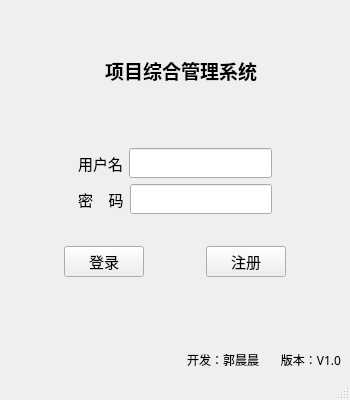
<?xml version="1.0" encoding="UTF-8"?>
<ui version="4.0">
 <class>NewLogin</class>
 <widget class="QMainWindow" name="NewLogin">
  <property name="geometry">
   <rect>
    <x>0</x>
    <y>0</y>
    <width>350</width>
    <height>400</height>
   </rect>
  </property>
  <property name="minimumSize">
   <size>
    <width>350</width>
    <height>400</height>
   </size>
  </property>
  <property name="maximumSize">
   <size>
    <width>350</width>
    <height>400</height>
   </size>
  </property>
  <property name="font">
   <font>
    <family>微软雅黑</family>
   </font>
  </property>
  <property name="windowTitle">
   <string>MainWindow</string>
  </property>
  <widget class="QWidget" name="centralwidget">
   <layout class="QGridLayout" name="gridLayout">
    <item row="0" column="0">
     <layout class="QVBoxLayout" name="verticalLayout_2">
      <item>
       <spacer name="verticalSpacer_4">
        <property name="orientation">
         <enum>Qt::Vertical</enum>
        </property>
        <property name="sizeHint" stdset="0">
         <size>
          <width>17</width>
          <height>38</height>
         </size>
        </property>
       </spacer>
      </item>
      <item>
       <layout class="QHBoxLayout" name="horizontalLayout_6">
        <item>
         <spacer name="horizontalSpacer_6">
          <property name="orientation">
           <enum>Qt::Horizontal</enum>
          </property>
          <property name="sizeType">
           <enum>QSizePolicy::Fixed</enum>
          </property>
          <property name="sizeHint" stdset="0">
           <size>
            <width>40</width>
            <height>20</height>
           </size>
          </property>
         </spacer>
        </item>
        <item>
         <layout class="QHBoxLayout" name="horizontalLayout_4">
          <item>
           <widget class="QLabel" name="label_5">
            <property name="minimumSize">
             <size>
              <width>50</width>
              <height>50</height>
             </size>
            </property>
            <property name="maximumSize">
             <size>
              <width>50</width>
              <height>50</height>
             </size>
            </property>
            <property name="font">
             <font>
              <pointsize>14</pointsize>
             </font>
            </property>
            <property name="styleSheet">
             <string notr="true">image: url(:/images/resources/images/pg.png);</string>
            </property>
            <property name="text">
             <string/>
            </property>
            <property name="alignment">
             <set>Qt::AlignCenter</set>
            </property>
           </widget>
          </item>
          <item>
           <widget class="QLabel" name="label_4">
            <property name="font">
             <font>
              <family>微软雅黑</family>
              <pointsize>14</pointsize>
              <weight>75</weight>
              <bold>true</bold>
             </font>
            </property>
            <property name="text">
             <string>项目综合管理系统</string>
            </property>
           </widget>
          </item>
         </layout>
        </item>
        <item>
         <spacer name="horizontalSpacer_7">
          <property name="orientation">
           <enum>Qt::Horizontal</enum>
          </property>
          <property name="sizeType">
           <enum>QSizePolicy::Fixed</enum>
          </property>
          <property name="sizeHint" stdset="0">
           <size>
            <width>40</width>
            <height>20</height>
           </size>
          </property>
         </spacer>
        </item>
       </layout>
      </item>
      <item>
       <spacer name="verticalSpacer_6">
        <property name="orientation">
         <enum>Qt::Vertical</enum>
        </property>
        <property name="sizeHint" stdset="0">
         <size>
          <width>17</width>
          <height>48</height>
         </size>
        </property>
       </spacer>
      </item>
      <item>
       <layout class="QHBoxLayout" name="horizontalLayout_5">
        <item>
         <spacer name="horizontalSpacer_4">
          <property name="orientation">
           <enum>Qt::Horizontal</enum>
          </property>
          <property name="sizeHint" stdset="0">
           <size>
            <width>69</width>
            <height>20</height>
           </size>
          </property>
         </spacer>
        </item>
        <item>
         <layout class="QVBoxLayout" name="verticalLayout">
          <item>
           <layout class="QHBoxLayout" name="horizontalLayout">
            <item>
             <widget class="QLabel" name="label">
              <property name="font">
               <font>
                <family>微软雅黑</family>
                <pointsize>11</pointsize>
               </font>
              </property>
              <property name="text">
               <string>用户名</string>
              </property>
             </widget>
            </item>
            <item>
             <widget class="QLineEdit" name="usernameEdit">
              <property name="font">
               <font>
                <family>微软雅黑</family>
                <pointsize>11</pointsize>
               </font>
              </property>
             </widget>
            </item>
           </layout>
          </item>
          <item>
           <layout class="QHBoxLayout" name="horizontalLayout_2">
            <item>
             <widget class="QLabel" name="label_2">
              <property name="font">
               <font>
                <family>微软雅黑</family>
                <pointsize>11</pointsize>
               </font>
              </property>
              <property name="text">
               <string>密    码</string>
              </property>
             </widget>
            </item>
            <item>
             <widget class="QLineEdit" name="passwordEdit">
              <property name="font">
               <font>
                <family>微软雅黑</family>
                <pointsize>11</pointsize>
               </font>
              </property>
              <property name="inputMask">
               <string/>
              </property>
              <property name="echoMode">
               <enum>QLineEdit::Password</enum>
              </property>
             </widget>
            </item>
           </layout>
          </item>
         </layout>
        </item>
        <item>
         <spacer name="horizontalSpacer_5">
          <property name="orientation">
           <enum>Qt::Horizontal</enum>
          </property>
          <property name="sizeHint" stdset="0">
           <size>
            <width>69</width>
            <height>20</height>
           </size>
          </property>
         </spacer>
        </item>
       </layout>
      </item>
      <item>
       <spacer name="verticalSpacer_5">
        <property name="orientation">
         <enum>Qt::Vertical</enum>
        </property>
        <property name="sizeHint" stdset="0">
         <size>
          <width>17</width>
          <height>28</height>
         </size>
        </property>
       </spacer>
      </item>
      <item>
       <layout class="QHBoxLayout" name="horizontalLayout_3">
        <item>
         <spacer name="horizontalSpacer">
          <property name="orientation">
           <enum>Qt::Horizontal</enum>
          </property>
          <property name="sizeHint" stdset="0">
           <size>
            <width>40</width>
            <height>20</height>
           </size>
          </property>
         </spacer>
        </item>
        <item>
         <widget class="QPushButton" name="loginButton">
          <property name="font">
           <font>
            <family>微软雅黑</family>
            <pointsize>11</pointsize>
           </font>
          </property>
          <property name="text">
           <string>登录</string>
          </property>
         </widget>
        </item>
        <item>
         <spacer name="horizontalSpacer_2">
          <property name="orientation">
           <enum>Qt::Horizontal</enum>
          </property>
          <property name="sizeHint" stdset="0">
           <size>
            <width>40</width>
            <height>20</height>
           </size>
          </property>
         </spacer>
        </item>
        <item>
         <widget class="QPushButton" name="registerButton">
          <property name="font">
           <font>
            <family>微软雅黑</family>
            <pointsize>11</pointsize>
           </font>
          </property>
          <property name="text">
           <string>注册</string>
          </property>
         </widget>
        </item>
        <item>
         <spacer name="horizontalSpacer_3">
          <property name="orientation">
           <enum>Qt::Horizontal</enum>
          </property>
          <property name="sizeHint" stdset="0">
           <size>
            <width>40</width>
            <height>20</height>
           </size>
          </property>
         </spacer>
        </item>
       </layout>
      </item>
      <item>
       <spacer name="verticalSpacer_3">
        <property name="orientation">
         <enum>Qt::Vertical</enum>
        </property>
        <property name="sizeHint" stdset="0">
         <size>
          <width>17</width>
          <height>69</height>
         </size>
        </property>
       </spacer>
      </item>
     </layout>
    </item>
    <item row="1" column="0">
     <widget class="QLabel" name="label_3">
      <property name="font">
       <font>
        <family>微软雅黑</family>
       </font>
      </property>
      <property name="text">
       <string>开发：郭晨晨       版本：V1.0</string>
      </property>
      <property name="alignment">
       <set>Qt::AlignRight|Qt::AlignTrailing|Qt::AlignVCenter</set>
      </property>
     </widget>
    </item>
   </layout>
  </widget>
  <widget class="QMenuBar" name="menubar">
   <property name="geometry">
    <rect>
     <x>0</x>
     <y>0</y>
     <width>350</width>
     <height>23</height>
    </rect>
   </property>
  </widget>
  <widget class="QStatusBar" name="statusbar"/>
 </widget>
 <resources/>
 <connections/>
</ui>
